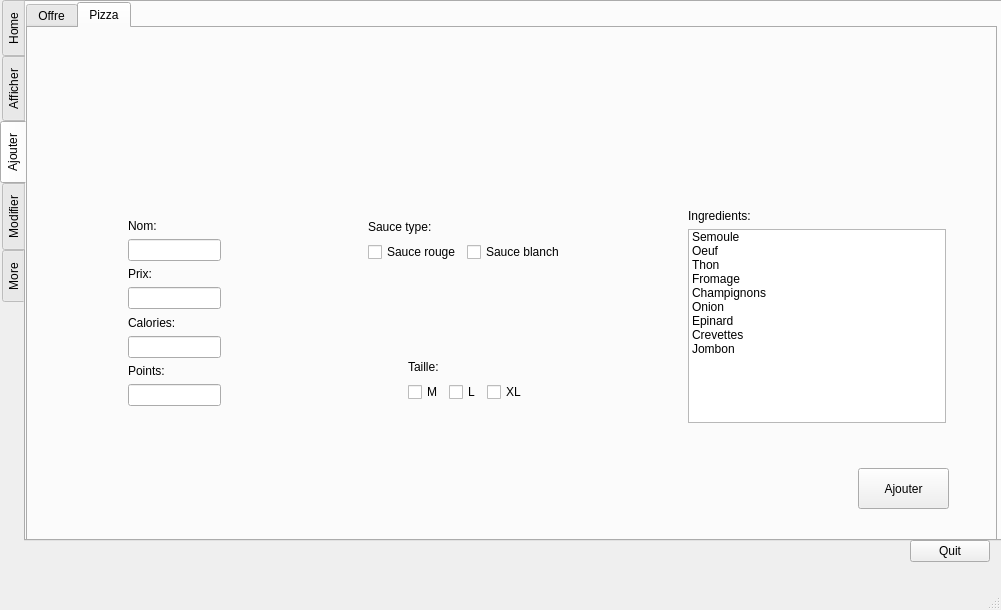
<?xml version="1.0" encoding="UTF-8"?>
<ui version="4.0">
 <class>MainWindow</class>
 <widget class="QMainWindow" name="MainWindow">
  <property name="geometry">
   <rect>
    <x>0</x>
    <y>0</y>
    <width>1001</width>
    <height>610</height>
   </rect>
  </property>
  <property name="windowTitle">
   <string>MainWindow</string>
  </property>
  <widget class="QWidget" name="centralwidget">
   <widget class="QTabWidget" name="sidebar">
    <property name="geometry">
     <rect>
      <x>0</x>
      <y>0</y>
      <width>1011</width>
      <height>541</height>
     </rect>
    </property>
    <property name="tabPosition">
     <enum>QTabWidget::West</enum>
    </property>
    <property name="currentIndex">
     <number>2</number>
    </property>
    <widget class="QWidget" name="home">
     <attribute name="title">
      <string>Home</string>
     </attribute>
     <widget class="QPushButton" name="pushButton_3">
      <property name="geometry">
       <rect>
        <x>330</x>
        <y>350</y>
        <width>181</width>
        <height>91</height>
       </rect>
      </property>
      <property name="text">
       <string>Order Now!</string>
      </property>
     </widget>
     <widget class="QPushButton" name="pushButton_4">
      <property name="geometry">
       <rect>
        <x>780</x>
        <y>310</y>
        <width>80</width>
        <height>22</height>
       </rect>
      </property>
      <property name="text">
       <string>Golden Card</string>
      </property>
     </widget>
    </widget>
    <widget class="QWidget" name="Menu">
     <attribute name="title">
      <string extracomment="!!">Afficher</string>
     </attribute>
     <attribute name="toolTip">
      <string>MENU!!</string>
     </attribute>
     <widget class="QTabWidget" name="menu0">
      <property name="geometry">
       <rect>
        <x>0</x>
        <y>0</y>
        <width>971</width>
        <height>541</height>
       </rect>
      </property>
      <property name="currentIndex">
       <number>1</number>
      </property>
      <widget class="QWidget" name="tab_6">
       <attribute name="title">
        <string>Promotions</string>
       </attribute>
       <widget class="QLabel" name="Prom_img">
        <property name="geometry">
         <rect>
          <x>40</x>
          <y>50</y>
          <width>241</width>
          <height>231</height>
         </rect>
        </property>
        <property name="frameShape">
         <enum>QFrame::Box</enum>
        </property>
        <property name="frameShadow">
         <enum>QFrame::Plain</enum>
        </property>
        <property name="text">
         <string/>
        </property>
       </widget>
       <widget class="QWidget" name="layoutWidget_5">
        <property name="geometry">
         <rect>
          <x>160</x>
          <y>320</y>
          <width>72</width>
          <height>120</height>
         </rect>
        </property>
        <layout class="QVBoxLayout" name="verticalLayout_17">
         <item>
          <widget class="QLabel" name="label_15">
           <property name="text">
            <string>Sort by:</string>
           </property>
          </widget>
         </item>
         <item>
          <widget class="QComboBox" name="comboBox_2">
           <item>
            <property name="text">
             <string>Prix</string>
            </property>
           </item>
           <item>
            <property name="text">
             <string>Calories</string>
            </property>
           </item>
           <item>
            <property name="text">
             <string>Nom</string>
            </property>
           </item>
           <item>
            <property name="text">
             <string/>
            </property>
           </item>
          </widget>
         </item>
        </layout>
       </widget>
       <widget class="QWidget" name="layoutWidget_11">
        <property name="geometry">
         <rect>
          <x>280</x>
          <y>320</y>
          <width>72</width>
          <height>44</height>
         </rect>
        </property>
        <layout class="QVBoxLayout" name="verticalLayout_18">
         <item>
          <widget class="QLabel" name="label_17">
           <property name="text">
            <string>Show:</string>
           </property>
          </widget>
         </item>
         <item>
          <widget class="QComboBox" name="comboBox_3">
           <item>
            <property name="text">
             <string>All</string>
            </property>
           </item>
           <item>
            <property name="text">
             <string>Entree</string>
            </property>
           </item>
           <item>
            <property name="text">
             <string>Principal</string>
            </property>
           </item>
           <item>
            <property name="text">
             <string>Deserts</string>
            </property>
           </item>
          </widget>
         </item>
        </layout>
       </widget>
       <widget class="QWidget" name="layoutWidget">
        <property name="geometry">
         <rect>
          <x>40</x>
          <y>320</y>
          <width>70</width>
          <height>44</height>
         </rect>
        </property>
        <layout class="QVBoxLayout" name="verticalLayout_16">
         <item>
          <widget class="QLabel" name="label_14">
           <property name="text">
            <string>Search by:</string>
           </property>
          </widget>
         </item>
         <item>
          <widget class="QComboBox" name="comboBox">
           <item>
            <property name="text">
             <string>Nom</string>
            </property>
           </item>
           <item>
            <property name="text">
             <string>ID</string>
            </property>
           </item>
          </widget>
         </item>
        </layout>
       </widget>
       <widget class="QPushButton" name="pushButton_5">
        <property name="geometry">
         <rect>
          <x>500</x>
          <y>70</y>
          <width>80</width>
          <height>22</height>
         </rect>
        </property>
        <property name="text">
         <string>PushButton</string>
        </property>
       </widget>
       <widget class="QTableView" name="tableView">
        <property name="geometry">
         <rect>
          <x>280</x>
          <y>130</y>
          <width>461</width>
          <height>301</height>
         </rect>
        </property>
       </widget>
      </widget>
      <widget class="QWidget" name="tab_7">
       <attribute name="title">
        <string>Pizza</string>
       </attribute>
       <widget class="QPushButton" name="order">
        <property name="geometry">
         <rect>
          <x>830</x>
          <y>30</y>
          <width>111</width>
          <height>61</height>
         </rect>
        </property>
        <property name="mouseTracking">
         <bool>true</bool>
        </property>
        <property name="text">
         <string>order</string>
        </property>
       </widget>
       <widget class="QTableView" name="afficher_pizza_list">
        <property name="geometry">
         <rect>
          <x>0</x>
          <y>170</y>
          <width>981</width>
          <height>341</height>
         </rect>
        </property>
       </widget>
       <widget class="QWidget" name="layoutWidget_14">
        <property name="geometry">
         <rect>
          <x>150</x>
          <y>40</y>
          <width>70</width>
          <height>44</height>
         </rect>
        </property>
        <layout class="QVBoxLayout" name="verticalLayout_21">
         <item>
          <widget class="QLabel" name="label_37">
           <property name="text">
            <string>Sort by:</string>
           </property>
          </widget>
         </item>
         <item>
          <widget class="QComboBox" name="afficher_pizza_sort">
           <property name="editable">
            <bool>false</bool>
           </property>
           <item>
            <property name="text">
             <string>ID_pizza</string>
            </property>
           </item>
           <item>
            <property name="text">
             <string>Nom</string>
            </property>
           </item>
           <item>
            <property name="text">
             <string>Prix</string>
            </property>
           </item>
           <item>
            <property name="text">
             <string>nb_Cals</string>
            </property>
           </item>
          </widget>
         </item>
        </layout>
       </widget>
       <widget class="QPushButton" name="order_2">
        <property name="geometry">
         <rect>
          <x>210</x>
          <y>110</y>
          <width>91</width>
          <height>41</height>
         </rect>
        </property>
        <property name="text">
         <string>Afficher</string>
        </property>
       </widget>
       <widget class="QLineEdit" name="lineEdit_9">
        <property name="geometry">
         <rect>
          <x>30</x>
          <y>120</y>
          <width>161</width>
          <height>31</height>
         </rect>
        </property>
        <property name="text">
         <string/>
        </property>
       </widget>
       <widget class="QWidget" name="layoutWidget">
        <property name="geometry">
         <rect>
          <x>40</x>
          <y>40</y>
          <width>71</width>
          <height>44</height>
         </rect>
        </property>
        <layout class="QVBoxLayout" name="verticalLayout_23">
         <item>
          <widget class="QLabel" name="label_38">
           <property name="text">
            <string>Search by:</string>
           </property>
          </widget>
         </item>
         <item>
          <widget class="QComboBox" name="afficher_pizza_search">
           <property name="editable">
            <bool>false</bool>
           </property>
           <item>
            <property name="text">
             <string>Nom</string>
            </property>
           </item>
           <item>
            <property name="text">
             <string>ID_pizza</string>
            </property>
           </item>
          </widget>
         </item>
        </layout>
       </widget>
      </widget>
     </widget>
    </widget>
    <widget class="QWidget" name="offre">
     <attribute name="title">
      <string>Ajouter</string>
     </attribute>
     <widget class="QTabWidget" name="menu0_2">
      <property name="geometry">
       <rect>
        <x>0</x>
        <y>0</y>
        <width>971</width>
        <height>541</height>
       </rect>
      </property>
      <property name="currentIndex">
       <number>1</number>
      </property>
      <widget class="QWidget" name="tab_21">
       <attribute name="title">
        <string>Offre</string>
       </attribute>
       <widget class="QWidget" name="layoutWidget_7">
        <property name="geometry">
         <rect>
          <x>100</x>
          <y>190</y>
          <width>93</width>
          <height>236</height>
         </rect>
        </property>
        <layout class="QVBoxLayout" name="verticalLayout_11">
         <item>
          <widget class="QLabel" name="label_18">
           <property name="text">
            <string>Nom:</string>
           </property>
          </widget>
         </item>
         <item>
          <widget class="QLineEdit" name="ajouter_offre_nom">
           <property name="maxLength">
            <number>20</number>
           </property>
          </widget>
         </item>
         <item>
          <widget class="QLabel" name="label_19">
           <property name="text">
            <string>Prix:</string>
           </property>
          </widget>
         </item>
         <item>
          <widget class="QLineEdit" name="ajouter_offre_prix">
           <property name="text">
            <string/>
           </property>
           <property name="maxLength">
            <number>20</number>
           </property>
          </widget>
         </item>
         <item>
          <widget class="QLabel" name="label_20">
           <property name="text">
            <string>Calories:</string>
           </property>
          </widget>
         </item>
         <item>
          <widget class="QLineEdit" name="ajouter_offre_cals">
           <property name="text">
            <string/>
           </property>
           <property name="maxLength">
            <number>20</number>
           </property>
          </widget>
         </item>
         <item>
          <widget class="QLabel" name="label_21">
           <property name="text">
            <string>Points:</string>
           </property>
          </widget>
         </item>
         <item>
          <widget class="QLineEdit" name="ajouter_offre_nb_pnt">
           <property name="maxLength">
            <number>20</number>
           </property>
          </widget>
         </item>
         <item>
          <widget class="QLabel" name="label_24">
           <property name="text">
            <string>path .jpg</string>
           </property>
          </widget>
         </item>
         <item>
          <widget class="QLineEdit" name="ajouter_offre_path"/>
         </item>
        </layout>
       </widget>
       <widget class="QPushButton" name="ajouter_offre_button">
        <property name="geometry">
         <rect>
          <x>830</x>
          <y>440</y>
          <width>91</width>
          <height>41</height>
         </rect>
        </property>
        <property name="text">
         <string>Ajouter</string>
        </property>
       </widget>
       <widget class="QWidget" name="layoutWidget_19">
        <property name="geometry">
         <rect>
          <x>220</x>
          <y>50</y>
          <width>211</width>
          <height>371</height>
         </rect>
        </property>
        <layout class="QVBoxLayout" name="verticalLayout_27">
         <item>
          <widget class="QLabel" name="label_36">
           <property name="text">
            <string>Pizza:</string>
           </property>
          </widget>
         </item>
         <item>
          <widget class="QListWidget" name="ajouter_offre_listPizza">
           <item>
            <property name="text">
             <string>pizza</string>
            </property>
           </item>
          </widget>
         </item>
        </layout>
       </widget>
      </widget>
      <widget class="QWidget" name="tab_22">
       <attribute name="title">
        <string>Pizza</string>
       </attribute>
       <widget class="QPushButton" name="ajouter_pizza_button">
        <property name="geometry">
         <rect>
          <x>830</x>
          <y>440</y>
          <width>91</width>
          <height>41</height>
         </rect>
        </property>
        <property name="text">
         <string>Ajouter</string>
        </property>
       </widget>
       <widget class="QWidget" name="layoutWidget">
        <property name="geometry">
         <rect>
          <x>100</x>
          <y>190</y>
          <width>93</width>
          <height>188</height>
         </rect>
        </property>
        <layout class="QVBoxLayout" name="verticalLayout_2">
         <item>
          <widget class="QLabel" name="label">
           <property name="text">
            <string>Nom:</string>
           </property>
          </widget>
         </item>
         <item>
          <widget class="QLineEdit" name="ajouter_pizza_nom">
           <property name="maxLength">
            <number>20</number>
           </property>
          </widget>
         </item>
         <item>
          <widget class="QLabel" name="label_2">
           <property name="text">
            <string>Prix:</string>
           </property>
          </widget>
         </item>
         <item>
          <widget class="QLineEdit" name="ajouter_pizza_prix">
           <property name="text">
            <string/>
           </property>
           <property name="maxLength">
            <number>20</number>
           </property>
          </widget>
         </item>
         <item>
          <widget class="QLabel" name="label_3">
           <property name="text">
            <string>Calories:</string>
           </property>
          </widget>
         </item>
         <item>
          <widget class="QLineEdit" name="ajouter_pizza_cals">
           <property name="text">
            <string/>
           </property>
           <property name="maxLength">
            <number>20</number>
           </property>
          </widget>
         </item>
         <item>
          <widget class="QLabel" name="label_4">
           <property name="text">
            <string>Points:</string>
           </property>
          </widget>
         </item>
         <item>
          <widget class="QLineEdit" name="ajouter_pizza_nb_pnt">
           <property name="maxLength">
            <number>20</number>
           </property>
          </widget>
         </item>
        </layout>
       </widget>
       <widget class="QWidget" name="layoutWidget">
        <property name="geometry">
         <rect>
          <x>380</x>
          <y>330</y>
          <width>118</width>
          <height>44</height>
         </rect>
        </property>
        <layout class="QVBoxLayout" name="verticalLayout_3">
         <item>
          <widget class="QLabel" name="label_7">
           <property name="text">
            <string>Taille:</string>
           </property>
          </widget>
         </item>
         <item>
          <layout class="QHBoxLayout" name="horizontalLayout">
           <item>
            <widget class="QCheckBox" name="ajouter_pizza_M">
             <property name="text">
              <string>M</string>
             </property>
            </widget>
           </item>
           <item>
            <widget class="QCheckBox" name="ajouter_pizza_L">
             <property name="text">
              <string>L</string>
             </property>
            </widget>
           </item>
           <item>
            <widget class="QCheckBox" name="ajouter_pizza_XL">
             <property name="text">
              <string>XL</string>
             </property>
            </widget>
           </item>
          </layout>
         </item>
        </layout>
       </widget>
       <widget class="QWidget" name="layoutWidget">
        <property name="geometry">
         <rect>
          <x>340</x>
          <y>190</y>
          <width>191</width>
          <height>44</height>
         </rect>
        </property>
        <layout class="QVBoxLayout" name="verticalLayout_4">
         <item>
          <widget class="QLabel" name="label_6">
           <property name="text">
            <string>Sauce type:</string>
           </property>
          </widget>
         </item>
         <item>
          <layout class="QHBoxLayout" name="horizontalLayout_2">
           <item>
            <widget class="QCheckBox" name="ajouter_pizza_rouge">
             <property name="text">
              <string>Sauce rouge</string>
             </property>
            </widget>
           </item>
           <item>
            <widget class="QCheckBox" name="ajouter_pizza_blanche">
             <property name="text">
              <string>Sauce blanche</string>
             </property>
            </widget>
           </item>
          </layout>
         </item>
        </layout>
       </widget>
       <widget class="QWidget" name="layoutWidget">
        <property name="geometry">
         <rect>
          <x>660</x>
          <y>181</y>
          <width>258</width>
          <height>214</height>
         </rect>
        </property>
        <layout class="QVBoxLayout" name="verticalLayout_5">
         <item>
          <widget class="QLabel" name="label_5">
           <property name="text">
            <string>Ingredients:</string>
           </property>
          </widget>
         </item>
         <item>
          <widget class="QListWidget" name="ajouter_pizza_ing">
           <property name="selectionMode">
            <enum>QAbstractItemView::MultiSelection</enum>
           </property>
           <property name="viewMode">
            <enum>QListView::ListMode</enum>
           </property>
           <item>
            <property name="text">
             <string>Semoule</string>
            </property>
           </item>
           <item>
            <property name="text">
             <string>Oeuf</string>
            </property>
           </item>
           <item>
            <property name="text">
             <string>Thon</string>
            </property>
           </item>
           <item>
            <property name="text">
             <string>Fromage</string>
            </property>
           </item>
           <item>
            <property name="text">
             <string>Champignons</string>
            </property>
           </item>
           <item>
            <property name="text">
             <string>Onion</string>
            </property>
           </item>
           <item>
            <property name="text">
             <string>Epinard</string>
            </property>
           </item>
           <item>
            <property name="text">
             <string>Crevettes </string>
            </property>
           </item>
           <item>
            <property name="text">
             <string>Jombon
</string>
            </property>
           </item>
          </widget>
         </item>
        </layout>
       </widget>
      </widget>
     </widget>
    </widget>
    <widget class="QWidget" name="account">
     <attribute name="title">
      <string>Modifier</string>
     </attribute>
     <widget class="QTabWidget" name="menu0_3">
      <property name="geometry">
       <rect>
        <x>0</x>
        <y>0</y>
        <width>971</width>
        <height>541</height>
       </rect>
      </property>
      <property name="currentIndex">
       <number>1</number>
      </property>
      <widget class="QWidget" name="tab_36">
       <attribute name="title">
        <string>Offre</string>
       </attribute>
       <widget class="QWidget" name="layoutWidget_27">
        <property name="geometry">
         <rect>
          <x>100</x>
          <y>190</y>
          <width>93</width>
          <height>236</height>
         </rect>
        </property>
        <layout class="QVBoxLayout" name="verticalLayout_48">
         <item>
          <widget class="QLabel" name="label_89">
           <property name="text">
            <string>Nom:</string>
           </property>
          </widget>
         </item>
         <item>
          <widget class="QLineEdit" name="ajouter_offre_nom_4">
           <property name="maxLength">
            <number>20</number>
           </property>
          </widget>
         </item>
         <item>
          <widget class="QLabel" name="label_90">
           <property name="text">
            <string>Prix:</string>
           </property>
          </widget>
         </item>
         <item>
          <widget class="QLineEdit" name="ajouter_offre_prix_4">
           <property name="text">
            <string/>
           </property>
           <property name="maxLength">
            <number>20</number>
           </property>
          </widget>
         </item>
         <item>
          <widget class="QLabel" name="label_91">
           <property name="text">
            <string>Calories:</string>
           </property>
          </widget>
         </item>
         <item>
          <widget class="QLineEdit" name="ajouter_offre_cals_4">
           <property name="text">
            <string/>
           </property>
           <property name="maxLength">
            <number>20</number>
           </property>
          </widget>
         </item>
         <item>
          <widget class="QLabel" name="label_92">
           <property name="text">
            <string>Points:</string>
           </property>
          </widget>
         </item>
         <item>
          <widget class="QLineEdit" name="ajouter_offre_nb_pnt_4">
           <property name="maxLength">
            <number>20</number>
           </property>
          </widget>
         </item>
         <item>
          <widget class="QLabel" name="label_93">
           <property name="text">
            <string>path .jpg</string>
           </property>
          </widget>
         </item>
         <item>
          <widget class="QLineEdit" name="ajouter_offre_path_4"/>
         </item>
        </layout>
       </widget>
       <widget class="QPushButton" name="ajouter_offre_button_4">
        <property name="geometry">
         <rect>
          <x>830</x>
          <y>440</y>
          <width>91</width>
          <height>41</height>
         </rect>
        </property>
        <property name="text">
         <string>Ajouter</string>
        </property>
       </widget>
       <widget class="QWidget" name="layoutWidget_28">
        <property name="geometry">
         <rect>
          <x>220</x>
          <y>50</y>
          <width>211</width>
          <height>371</height>
         </rect>
        </property>
        <layout class="QVBoxLayout" name="verticalLayout_49">
         <item>
          <widget class="QLabel" name="label_94">
           <property name="text">
            <string>Pizza:</string>
           </property>
          </widget>
         </item>
         <item>
          <widget class="QListWidget" name="ajouter_offre_listPizza_4">
           <item>
            <property name="text">
             <string>pizza</string>
            </property>
           </item>
          </widget>
         </item>
        </layout>
       </widget>
      </widget>
      <widget class="QWidget" name="tab_37">
       <attribute name="title">
        <string>Pizza</string>
       </attribute>
       <widget class="QPushButton" name="update_pizza_button_7">
        <property name="geometry">
         <rect>
          <x>830</x>
          <y>440</y>
          <width>91</width>
          <height>41</height>
         </rect>
        </property>
        <property name="text">
         <string>Update</string>
        </property>
       </widget>
       <widget class="QWidget" name="layoutWidget_29">
        <property name="geometry">
         <rect>
          <x>100</x>
          <y>190</y>
          <width>93</width>
          <height>188</height>
         </rect>
        </property>
        <layout class="QVBoxLayout" name="verticalLayout_50">
         <item>
          <widget class="QLabel" name="label_95">
           <property name="text">
            <string>Nom:</string>
           </property>
          </widget>
         </item>
         <item>
          <widget class="QLineEdit" name="ajouter_pizza_nom_6">
           <property name="maxLength">
            <number>20</number>
           </property>
          </widget>
         </item>
         <item>
          <widget class="QLabel" name="label_96">
           <property name="text">
            <string>Prix:</string>
           </property>
          </widget>
         </item>
         <item>
          <widget class="QLineEdit" name="ajouter_pizza_prix_6">
           <property name="text">
            <string/>
           </property>
           <property name="maxLength">
            <number>20</number>
           </property>
          </widget>
         </item>
         <item>
          <widget class="QLabel" name="label_97">
           <property name="text">
            <string>Calories:</string>
           </property>
          </widget>
         </item>
         <item>
          <widget class="QLineEdit" name="ajouter_pizza_cals_6">
           <property name="text">
            <string/>
           </property>
           <property name="maxLength">
            <number>20</number>
           </property>
          </widget>
         </item>
         <item>
          <widget class="QLabel" name="label_98">
           <property name="text">
            <string>Points:</string>
           </property>
          </widget>
         </item>
         <item>
          <widget class="QLineEdit" name="ajouter_pizza_nb_pnt_6">
           <property name="maxLength">
            <number>20</number>
           </property>
          </widget>
         </item>
        </layout>
       </widget>
       <widget class="QWidget" name="layoutWidget_30">
        <property name="geometry">
         <rect>
          <x>380</x>
          <y>330</y>
          <width>118</width>
          <height>44</height>
         </rect>
        </property>
        <layout class="QVBoxLayout" name="verticalLayout_51">
         <item>
          <widget class="QLabel" name="label_99">
           <property name="text">
            <string>Taille:</string>
           </property>
          </widget>
         </item>
         <item>
          <layout class="QHBoxLayout" name="horizontalLayout_18">
           <item>
            <widget class="QCheckBox" name="ajouter_pizza_M_6">
             <property name="text">
              <string>M</string>
             </property>
            </widget>
           </item>
           <item>
            <widget class="QCheckBox" name="ajouter_pizza_L_6">
             <property name="text">
              <string>L</string>
             </property>
            </widget>
           </item>
           <item>
            <widget class="QCheckBox" name="ajouter_pizza_XL_6">
             <property name="text">
              <string>XL</string>
             </property>
            </widget>
           </item>
          </layout>
         </item>
        </layout>
       </widget>
       <widget class="QWidget" name="layoutWidget_42">
        <property name="geometry">
         <rect>
          <x>340</x>
          <y>190</y>
          <width>191</width>
          <height>44</height>
         </rect>
        </property>
        <layout class="QVBoxLayout" name="verticalLayout_52">
         <item>
          <widget class="QLabel" name="label_100">
           <property name="text">
            <string>Sauce type:</string>
           </property>
          </widget>
         </item>
         <item>
          <layout class="QHBoxLayout" name="horizontalLayout_19">
           <item>
            <widget class="QCheckBox" name="ajouter_pizza_rouge_6">
             <property name="text">
              <string>Sauce rouge</string>
             </property>
             <property name="checked">
              <bool>false</bool>
             </property>
            </widget>
           </item>
           <item>
            <widget class="QCheckBox" name="ajouter_pizza_blanche_6">
             <property name="text">
              <string>Sauce blanche</string>
             </property>
            </widget>
           </item>
          </layout>
         </item>
        </layout>
       </widget>
       <widget class="QWidget" name="layoutWidget_43">
        <property name="geometry">
         <rect>
          <x>660</x>
          <y>181</y>
          <width>258</width>
          <height>214</height>
         </rect>
        </property>
        <layout class="QVBoxLayout" name="verticalLayout_53">
         <item>
          <widget class="QLabel" name="label_101">
           <property name="text">
            <string>Ingredients:</string>
           </property>
          </widget>
         </item>
         <item>
          <widget class="QListWidget" name="ajouter_pizza_ing_8">
           <property name="selectionMode">
            <enum>QAbstractItemView::MultiSelection</enum>
           </property>
           <property name="viewMode">
            <enum>QListView::ListMode</enum>
           </property>
           <item>
            <property name="text">
             <string>Semoule</string>
            </property>
           </item>
           <item>
            <property name="text">
             <string>Oeuf</string>
            </property>
           </item>
           <item>
            <property name="text">
             <string>Thon</string>
            </property>
           </item>
           <item>
            <property name="text">
             <string>Fromage</string>
            </property>
           </item>
           <item>
            <property name="text">
             <string>Champignons</string>
            </property>
           </item>
           <item>
            <property name="text">
             <string>Onion</string>
            </property>
           </item>
           <item>
            <property name="text">
             <string>Epinard</string>
            </property>
           </item>
           <item>
            <property name="text">
             <string>Crevettes </string>
            </property>
           </item>
           <item>
            <property name="text">
             <string>Jombon
</string>
            </property>
           </item>
          </widget>
         </item>
        </layout>
       </widget>
       <widget class="QPushButton" name="recherche_pizza">
        <property name="geometry">
         <rect>
          <x>240</x>
          <y>90</y>
          <width>101</width>
          <height>41</height>
         </rect>
        </property>
        <property name="text">
         <string>Recherche</string>
        </property>
       </widget>
       <widget class="QPushButton" name="delete_pizza">
        <property name="geometry">
         <rect>
          <x>720</x>
          <y>440</y>
          <width>91</width>
          <height>41</height>
         </rect>
        </property>
        <property name="text">
         <string>Delete</string>
        </property>
       </widget>
       <widget class="QWidget" name="">
        <property name="geometry">
         <rect>
          <x>100</x>
          <y>90</y>
          <width>93</width>
          <height>44</height>
         </rect>
        </property>
        <layout class="QVBoxLayout" name="verticalLayout_6">
         <item>
          <widget class="QLabel" name="label_8">
           <property name="text">
            <string>ID:</string>
           </property>
          </widget>
         </item>
         <item>
          <widget class="QLineEdit" name="update_pizza_ID"/>
         </item>
        </layout>
       </widget>
      </widget>
     </widget>
    </widget>
    <widget class="QWidget" name="more">
     <attribute name="title">
      <string>More</string>
     </attribute>
     <widget class="QWidget" name="layoutWidget">
      <property name="geometry">
       <rect>
        <x>370</x>
        <y>150</y>
        <width>231</width>
        <height>211</height>
       </rect>
      </property>
      <layout class="QVBoxLayout" name="verticalLayout" stretch="10,10,20">
       <property name="spacing">
        <number>50</number>
       </property>
       <item>
        <widget class="QPushButton" name="Signin">
         <property name="text">
          <string>Sign in</string>
         </property>
        </widget>
       </item>
       <item>
        <widget class="QPushButton" name="pushButton">
         <property name="text">
          <string>Follow us</string>
         </property>
        </widget>
       </item>
       <item>
        <widget class="QPushButton" name="About">
         <property name="text">
          <string>About</string>
         </property>
        </widget>
       </item>
      </layout>
     </widget>
    </widget>
   </widget>
   <widget class="QPushButton" name="pushButton_2">
    <property name="geometry">
     <rect>
      <x>910</x>
      <y>540</y>
      <width>80</width>
      <height>22</height>
     </rect>
    </property>
    <property name="text">
     <string>Quit</string>
    </property>
    <property name="autoDefault">
     <bool>false</bool>
    </property>
   </widget>
  </widget>
  <widget class="QMenuBar" name="menubar">
   <property name="geometry">
    <rect>
     <x>0</x>
     <y>0</y>
     <width>1001</width>
     <height>21</height>
    </rect>
   </property>
  </widget>
  <widget class="QStatusBar" name="statusbar"/>
 </widget>
 <resources/>
 <connections/>
</ui>
